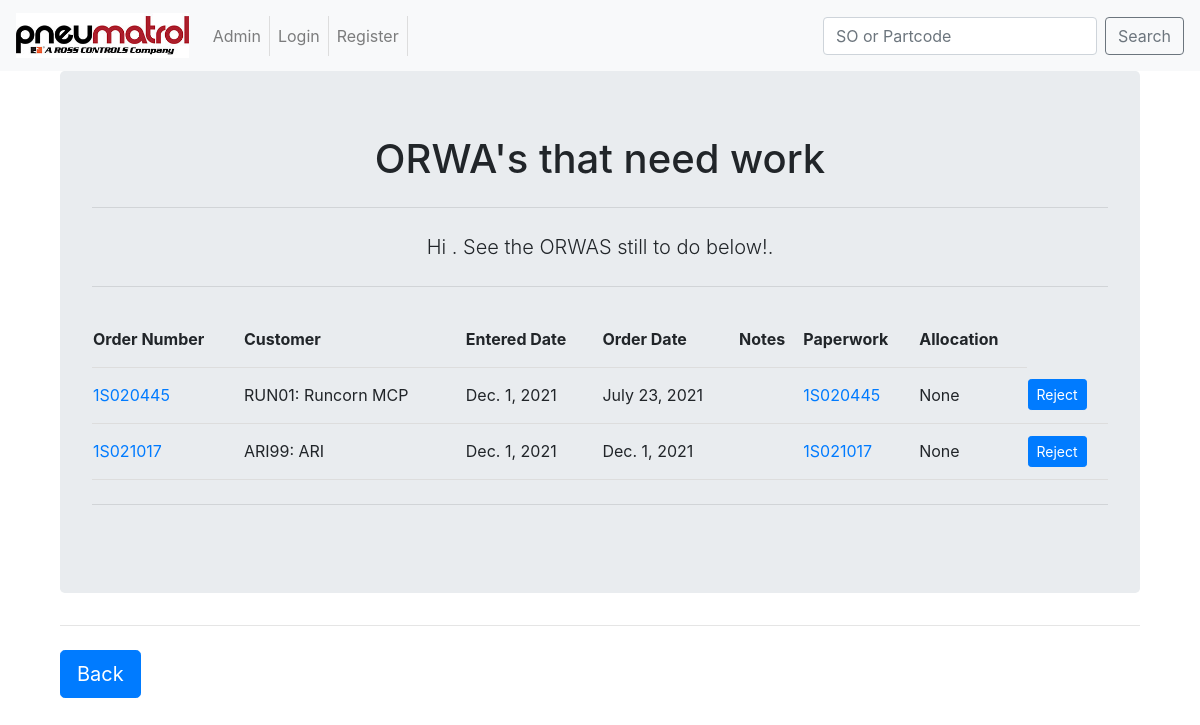
/ORWAapp/home/OpenOrders/, run on an earlier commit of the app's database.
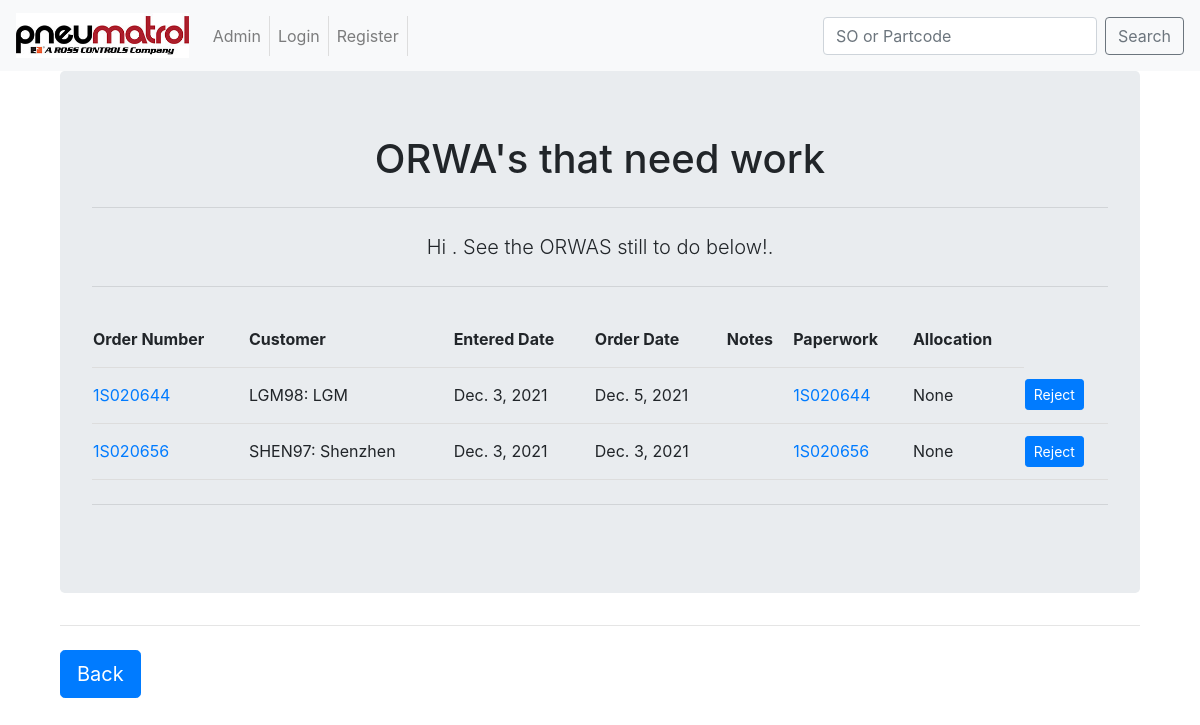
And on a later commit of the database.
### ORWAapp/models.py (models this page shows, shortened)
class SalesOrder(models.Model):
	order_number = models.CharField(max_length = 8, unique = True)
	customer = models.ForeignKey(Customers,
									on_delete = models.CASCADE,
									)
	entered_date = models.DateField(null = True, blank = True)
	order_date = models.DateField(help_text = "date on the paperwork")
	issue_date = models.DateField(null = True, blank = True)
	ORWA_lines = models.IntegerField(null = False, help_text= "number of lines that are an ORWA")
	reject_user = models.ForeignKey(User,
									on_delete = models.CASCADE,
									related_name='rejected_by',
									null=True,
									blank=True,
									)
	reject_date = models.DateField(null = True, blank = True)
	reject_note = models.TextField(max_length = 200,
								 	blank = True,
								 	)
	notes = models.TextField(blank = True)
	paperwork = models.FileField(upload_to = update_filename,
									blank = False,
									)
	completed_paperwork = models.FileField(upload_to = update_filename_complete,
									blank = True,
									)
	allocated_to = models.ForeignKey(User,
									on_delete = models.CASCADE,
									null = True,
									blank = True,
									)
	class Meta:
		verbose_name_plural = "SalesOrders"

class Customers(models.Model):
	full_name = models.CharField(max_length=200,
								help_text='Customer Name',
								)
	account_name = models.CharField(max_length=6,
								unique=True,
								help_text='Account ref',
								)
	short_name = models.CharField(max_length=50,
								blank=True,
								null=True,
								)
	def __str__(self):
		return "%s: %s" % (self.account_name, self.short_name)
	class Meta:
		verbose_name_plural = "Customer"

### ORWAapp/views.py (the view)
# urls.py: path('home/OpenOrders/', views.OpenOrders, name = "OpenOrders"),
def OpenOrders(request):
    user = request.user.username
    noORWA = False
    salesdata = SalesOrder.objects.filter(issue_date__isnull=True).filter(reject_date__isnull=True)
    if not salesdata:
        noORWA = True
    context = {
    'noORWA': noORWA,
    'SalesOrder':salesdata,
    'insert_me':user,
    }
    return render(request,'ORWAapp/home/OpenOrders.html',context)

### templates/ORWAapp/home/OpenOrders.html (shortened to what this page needs)
<!DOCTYPE html>
{% extends "base.html" %}
	{% block body_block %}
		<div class="container">
			<div class="jumbotron">
			<center>
			<h1>ORWA's that need work</h1>
			<hr class="my-4">
				<p class="lead">Hi {{ insert_me }}. See the ORWAS still to do below!.  </p>
			<hr class="my-4">
				{% if noORWA %}
					<h1> Well done! There are no ORWA's to complete. </h1>
				{% else %}
				<table>
				    <tr>
				        <th>Order Number</th>
				        <th>Customer</th>
				        <th>Entered Date</th>
				        <th>Order Date</th>
				        <th>Notes</th>
				        <th>Paperwork</th>
				        <th>Allocation</th>
				    </tr>
					    {% for od in SalesOrder %}
				    <tr>
	            		<td><a href="{% url 'ORWAapp:OrderDetail' od.order_number %}">{{ od.order_number }}</a></td>
				        <td>{{ od.customer }}</td>
				        <td>{{ od.entered_date }}</td>
				        <td>{{ od.order_date }}</td>
				        <td>{{ od.notes }}</td>
				        <td><a href="/media/{{ od.paperwork }}" target="_blank">{{ od.order_number }}</a></td>
				        <td>{{ od.allocated_to }}</td>
				        <td><a class="btn btn-primary btn-sm" href="{% url 'ORWAapp:Reject' od.order_number %}">Reject</a>
				    </tr>
					    {% endfor %}
				</table>
				{% endif %}
				<hr class="my-4">
		</center>
		</div>
		<hr class="my-4">
		<a class="btn btn-primary btn-lg" href="{% url 'ORWAapp:home' %}" role="button">Back</a>
		</div>
	{% endblock %}

What changed in the data, as far as the page shows it:
no longer on this page (row edited): SalesOrder: order_number "1S020445", customer "RUN01: Runcorn MCP", entered_date "Dec. 1, 2021", order_date "July 23, 2021", allocated_to "None"
no longer on this page (row edited): SalesOrder: order_number "1S021017", customer "ARI99: ARI", entered_date "Dec. 1, 2021", order_date "Dec. 1, 2021", allocated_to "None"
added SalesOrder: order_number "1S020644", customer "LGM98: LGM", entered_date "Dec. 3, 2021", order_date "Dec. 5, 2021", allocated_to "None"
added SalesOrder: order_number "1S020656", customer "SHEN97: Shenzhen", entered_date "Dec. 3, 2021", order_date "Dec. 3, 2021", allocated_to "None"
